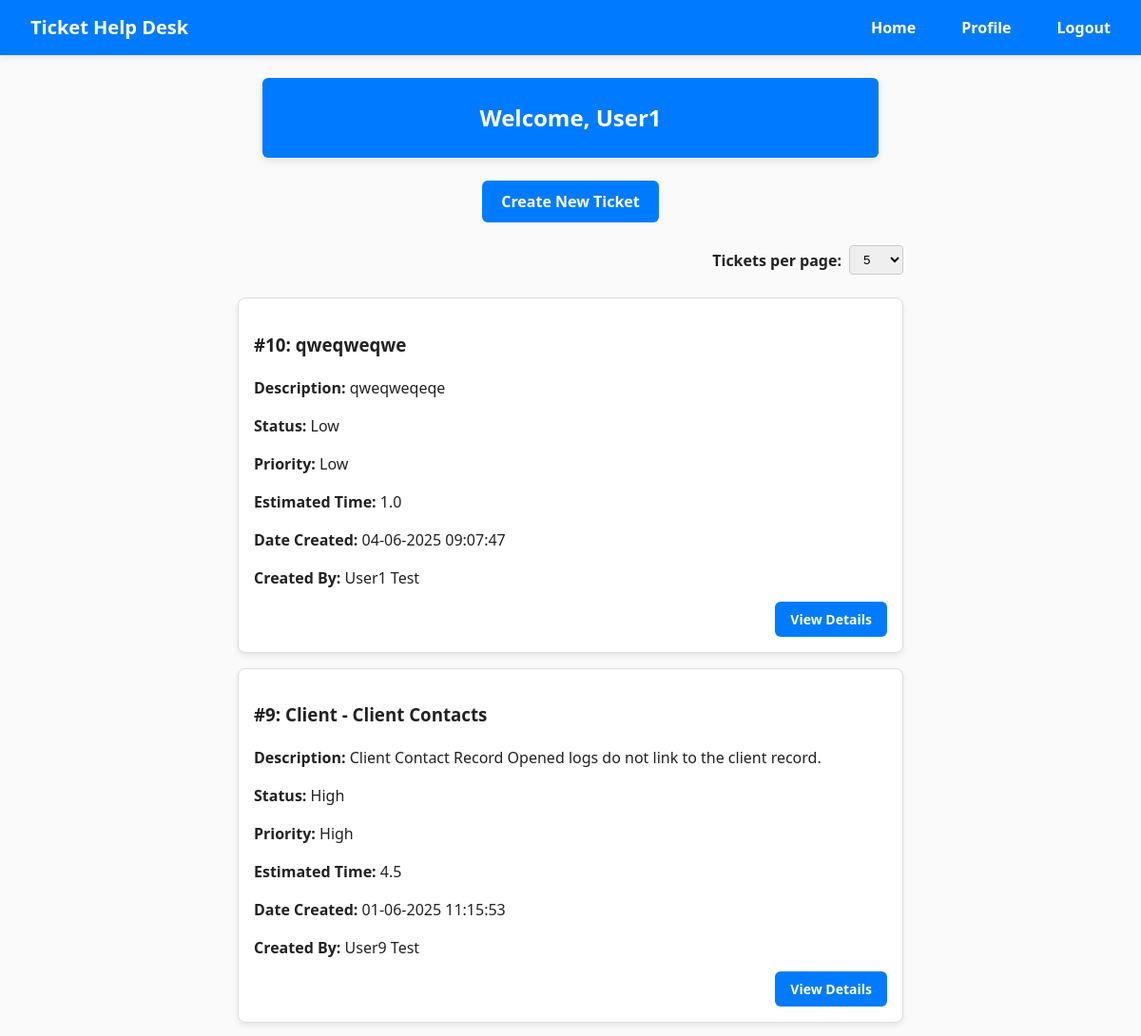
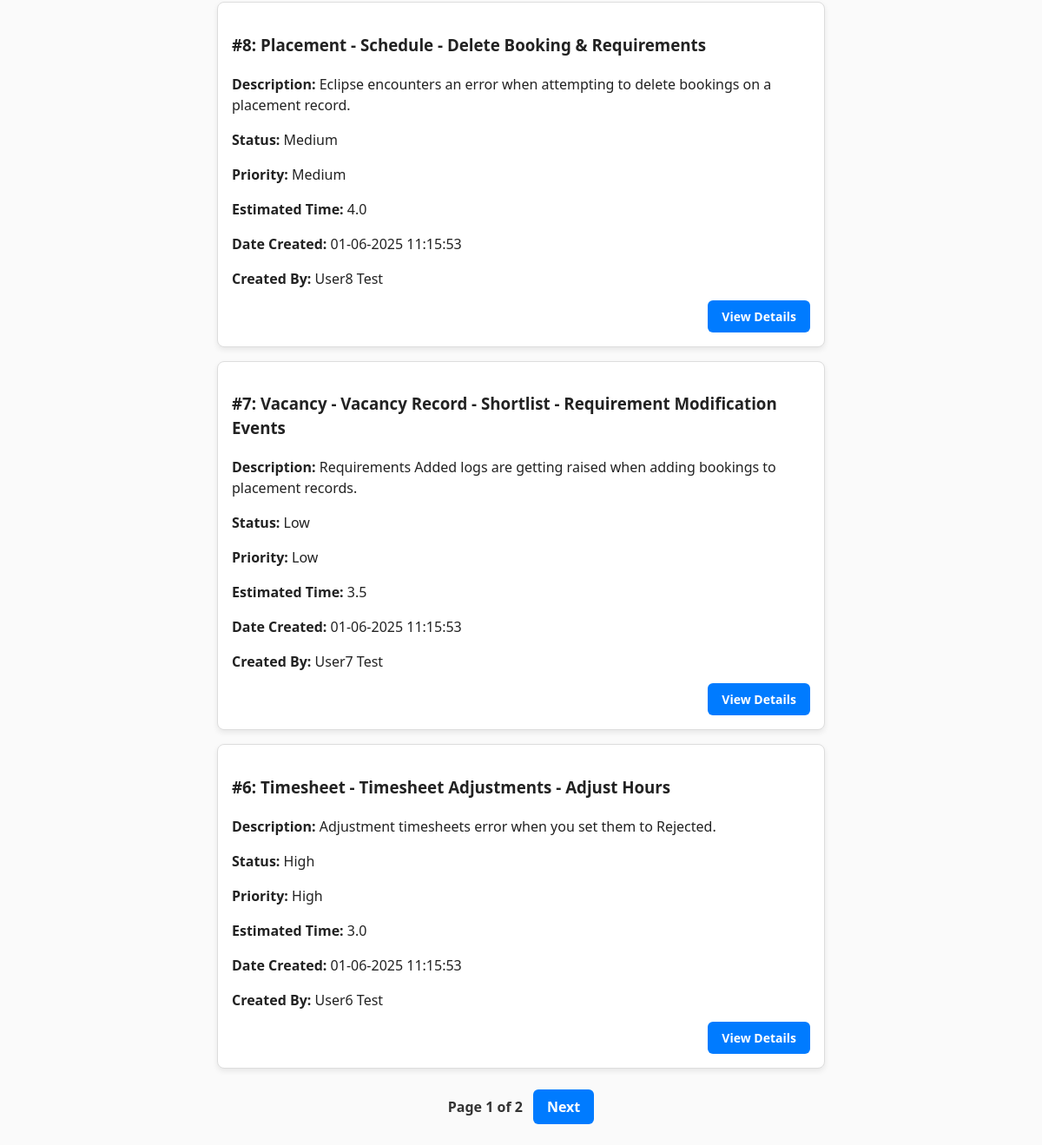
Screenshot of / (signed in) with the database file from the repository (2 pictures, top to bottom).
### HelpDeskTicketingSystem/models/UserModel.py (models this page shows)
class User(db.Model, UserMixin):
    id = db.Column(db.Integer, primary_key=True)
    forename = db.Column(db.String(50))
    surname = db.Column(db.String(50))
    email = db.Column(db.String(150), unique=True)
    password = db.Column(db.String(20))
    account_type = db.Column(db.String(20), nullable=False)

### HelpDeskTicketingSystem/models/TicketModel.py (models this page shows)
class Ticket(db.Model):
    id = db.Column(db.Integer, primary_key=True)
    subject = db.Column(db.String(100), nullable=False)
    description = db.Column(db.Text, nullable=False)
    status = db.Column(db.String(20), nullable=False)
    priority = db.Column(db.String(20), nullable=False)
    estimated_time = db.Column(db.Float, nullable=False)
    date_created = db.Column(db.DateTime(timezone=True), default=func.current_timestamp())
    date_updated = db.Column(db.DateTime(timezone=True), default=func.current_timestamp(), onupdate=func.current_timestamp())
    user_id = db.Column(db.Integer, db.ForeignKey('user.id'))
    user = relationship('User', backref='tickets')

### HelpDeskTicketingSystem/views/home.py (the view)
@home_bp.route('/')
@login_required
def home():
    page = request.args.get('page', 1, type=int)
    per_page = request.args.get('per_page', 5, type=int)
    if current_user.account_type == 'Administrator':
        tickets = Ticket.query.order_by(Ticket.id.desc()).paginate(page=page, per_page=per_page)
    else:
        tickets = Ticket.query.filter_by(user_id=current_user.id).order_by(Ticket.id.desc()).paginate(page=page, per_page=per_page)
    return render_template("home.html", user=current_user, tickets=tickets, per_page=per_page)

### HelpDeskTicketingSystem/__init__.py (called while the page is built)
def create_app():
    app = Flask(__name__)
    app.config.from_object(Config)
    db.init_app(app)
    login_manager.init_app(app)
    login_manager.login_view = 'auth.login'
    from .views.home import home_bp
    from .views.auth import auth_bp
    from .views.users import users_bp
    from .views.tickets import tickets_bp
    app.register_blueprint(home_bp, url_prefix='/')
    app.register_blueprint(auth_bp, url_prefix='/')
    app.register_blueprint(tickets_bp, url_prefix='/')
    app.register_blueprint(users_bp, url_prefix='/')
    create_database(app)
    from .models import User
    @login_manager.user_loader
    def load_user(user_id):
        return User.query.get(int(user_id))
    return app

### HelpDeskTicketingSystem/templates/home.html (shortened to what this page needs)
{% extends "base.html" %}
{% block content %}
  <h2>Welcome, {{ user.forename }}</h2>
  <div class="create-ticket-wrapper">
    <a href="{{ url_for('tickets.create_ticket') }}" class="btn btn-primary btn-new-ticket">Create New Ticket</a>
  </div>
  <div class="per-page-form-wrapper">
  <form method="get" action="{{ url_for('home.home') }}" class="per-page-form">
    <label for="per_page">Tickets per page:</label>
    <select name="per_page" id="per_page" onchange="this.form.submit()">
      {% for option in [5, 10, 15, 20] %}
        <option value="{{ option }}" {% if per_page == option %}selected{% endif %}>{{ option }}</option>
      {% endfor %}
    </select>
  </form>
  </div>
  <br>
  {% if tickets.items %}
    <div class="list-group">
      {% for ticket in tickets.items %}
        <div class="entity-card entity-card--list">
          <h3>#{{ ticket.id }}: {{ ticket.subject }}</h3>
          <p><strong>Description:</strong> {{ ticket.description }}</p>
          <p><strong>Status:</strong> {{ ticket.priority }}</p>
          <p><strong>Priority:</strong> {{ ticket.priority }}</p>
          <p><strong>Estimated Time:</strong> {{ ticket.estimated_time }}</p>
          <p><strong>Date Created:</strong> {{ ticket.date_created.strftime('%d-%m-%Y %H:%M:%S') }}</p>
          {% if current_user.account_type == 'Administrator' %}
            <p><strong>Created By:</strong> {{ ticket.user.forename }} {{ ticket.user.surname }}</p>
          {% endif %}
          <a href="{{ url_for('tickets.ticket_details', ticket_id=ticket.id) }}" class="btn btn-primary">View Details</a>
        </div>
      {% endfor %}
    </div>
    <div class="pagination">
      Page {{ tickets.page }} of {{ tickets.pages }}
      {% if tickets.has_next %}
        <a href="{{ url_for('home.home', page=tickets.next_num, per_page=per_page) }}" class="btn btn-secondary">Next</a>
      {% endif %}
    </div>
  {% else %}
    <p class="no-tickets">No tickets are associated with this user.</p>
  {% endif %}
{% endblock %}

### HelpDeskTicketingSystem/templates/base.html (shortened to what this page needs)
<!DOCTYPE html>
<html lang="en">
  <head>
    <link rel="stylesheet" href="{{ url_for('static', filename='main.css') }}" />
  </head>
  <body>
  <nav class="navbar">
  <div class="nav-container">
  <div class="navbar-brand">Ticket Help Desk</div>
  <ul class="navbar-links">
    {% if current_user.is_authenticated %}
      <li><a href="{{ url_for('home.home') }}">Home</a></li>
      <li><a href="{{ url_for('users.profile') }}">Profile</a></li>
      <li><a href="{{ url_for('auth.logout') }}">Logout</a></li>
    {% else %}
      <li><a href="{{ url_for('auth.login') }}">Login</a></li>
      <li><a href="{{ url_for('auth.register') }}">Register</a></li>
    {% endif %}
  </ul>
</div>
</nav>
    <main class="container main-content">
      {% block content %} {% endblock %}
    </main>
  </body>
</html>

### HelpDeskTicketingSystem/static/main.css (style rules this page uses)
body { margin: 0; padding: 0; font-family: "Segoe UI", sans-serif; font-size: 16px; line-height: 1.5; color: #222; background-color: #fafafa; }
h2 { background: #fff; padding: 24px; border-radius: 6px; box-shadow: 0 3px 8px rgba(0, 0, 0, 0.1); max-width: 600px; margin: 0 auto; text-align: center; margin-bottom: 24px; background-color: #007BFF; color: #fff; }
a { color: #007BFF; text-decoration: none; }
p { color: #222; text-decoration: none; font-weight: 300; }
.container { max-width: 900px; margin: 0 auto; padding: 24px 16px; }
.navbar { width: 100%; background-color: #007BFF; box-shadow: 0 2px 6px rgba(0, 0, 0, 0.1); padding: 0; }
.navbar .nav-container { display: flex; justify-content: flex-start; align-items: center; max-width: auto; margin: 0 auto; padding: 0 16px; }
.navbar .navbar-brand { color: #fff; font-weight: 700; font-size: 1.25rem; text-decoration: none; padding: 14px 16px; }
.navbar .navbar-links { display: flex; list-style: none; margin: 0; padding: 0; align-items: center; margin-left: auto; }
.navbar .navbar-links li { margin-left: 16px; }
.navbar .navbar-links a { display: block; padding: 14px 16px; color: #fff; text-decoration: none; font-weight: 600; border-radius: 4px; transition: background-color 0.2s; }
.create-ticket-wrapper { text-align: center; margin: 24px 0; }
.btn-new-ticket { display: inline-block; background-color: #007BFF; color: #fff; padding: 10px 20px; font-size: 1rem; font-weight: 600; border: none; border-radius: 6px; cursor: pointer; transition: background-color 0.2s ease; }
.per-page-form-wrapper { display: flex; justify-content: flex-end; max-width: 700px; margin: 0 16px 0 100px; padding: 0; }
.per-page-form { display: flex; justify-content: flex-end; align-items: center; gap: 8px; font-weight: 600; margin: 0; margin-left: 32px; }
.per-page-form label { margin: 0; font-weight: 600; }
.per-page-form select { padding: 6px 10px; border-radius: 4px; border: 1px solid #ccc; }
.pagination { display: flex; justify-content: center; align-items: center; gap: 12px; margin-top: 24px; font-weight: 600; color: #333; font-size: 1rem; }
.pagination a.btn { background-color: #007BFF; color: #fff; padding: 8px 16px; border-radius: 6px; border: none; font-weight: 700; text-decoration: none; cursor: pointer; transition: background-color 0.2s; }
.list-group { list-style: none; padding: 0; max-width: 700px; margin: 0 auto; }
.entity-card { background: #fff; border: 1px solid #ddd; border-radius: 8px; box-shadow: 0 3px 6px rgba(0, 0, 0, 0.08); padding: 16px; margin-bottom: 16px; }
.entity-card--list { position: relative; max-width: 800px; margin-left: auto; margin-right: auto; text-align: left; padding-bottom: 50px; }
.entity-card--list .btn-primary { position: absolute; bottom: 16px; right: 16px; width: auto; padding: 8px 16px; font-size: 14px; font-weight: 700; border: none; border-radius: 6px; background: #007BFF; color: #fff; cursor: pointer; }

### rows the page displays
User: forename "User1"
Ticket: id "10", subject "qweqweqwe", description "qweqweqeqe", priority "Low", estimated_time "1.0", date_created "04-06-2025 09:07:47", user.forename "User1", user.surname "Test"
Ticket: id "9", subject "Client - Client Contacts", description "Client Contact Record Opened logs do not link to the client record.", priority "High", estimated_time "4.5", date_created "01-06-2025 11:15:53", user.forename "User9", user.surname "Test"
Ticket: id "8", subject "Placement - Schedule - Delete Booking & Requirements", description "Eclipse encounters an error when attempting to delete bookings on a placement record.", priority "Medium", estimated_time "4.0", date_created "01-06-2025 11:15:53", user.forename "User8", user.surname "Test"
Ticket: id "7", subject "Vacancy - Vacancy Record - Shortlist - Requirement Modification Events", description "Requirements Added logs are getting raised when adding bookings to placement records.", priority "Low", estimated_time "3.5", date_created "01-06-2025 11:15:53", user.forename "User7", user.surname "Test"
Ticket: id "6", subject "Timesheet - Timesheet Adjustments - Adjust Hours", description "Adjustment timesheets error when you set them to Rejected.", priority "High", estimated_time "3.0", date_created "01-06-2025 11:15:53", user.forename "User6", user.surname "Test"

### other values shown
{{ tickets.page }} "1"
{{ tickets.pages }} "2"
form field per_page "5"
